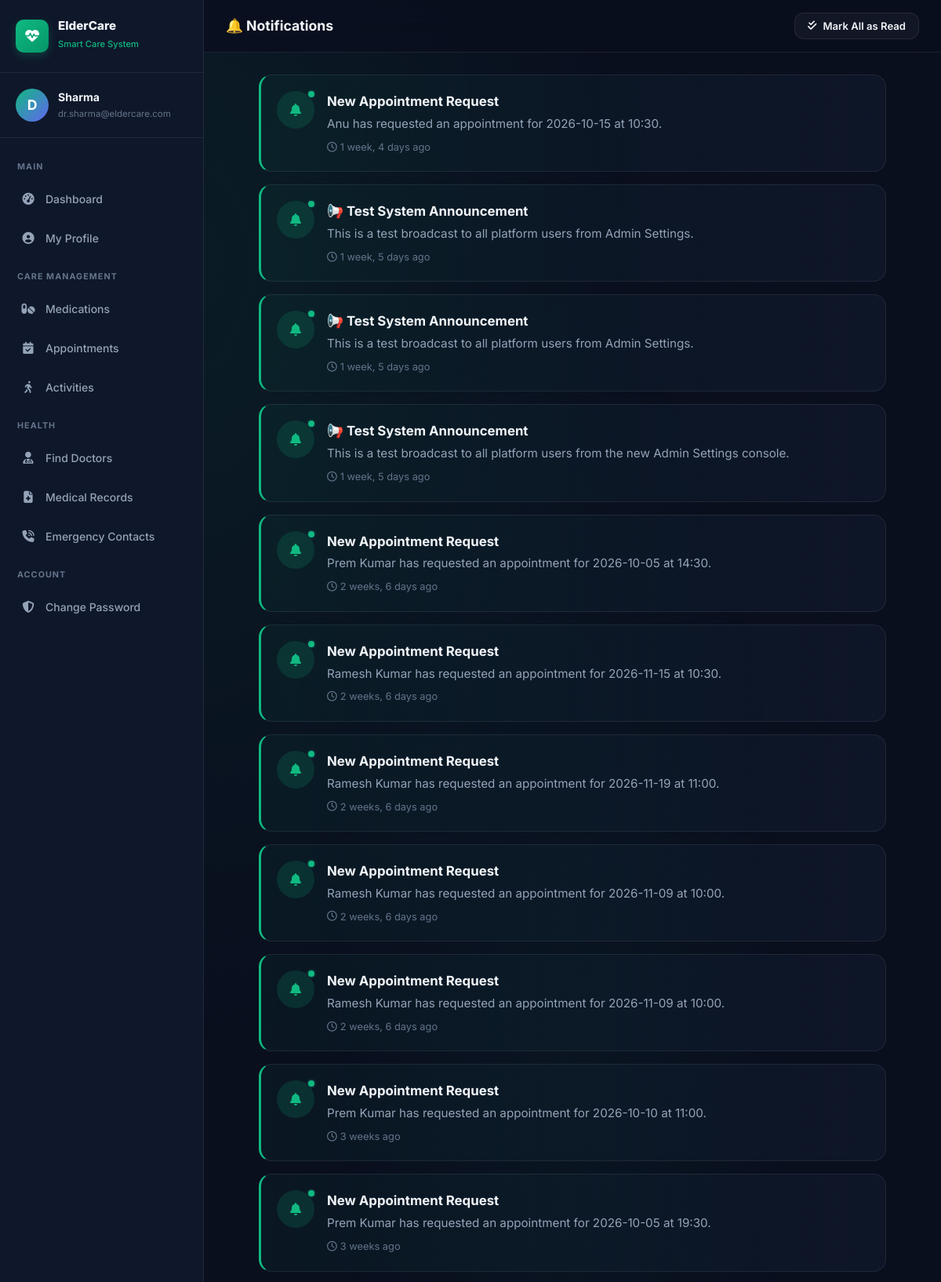
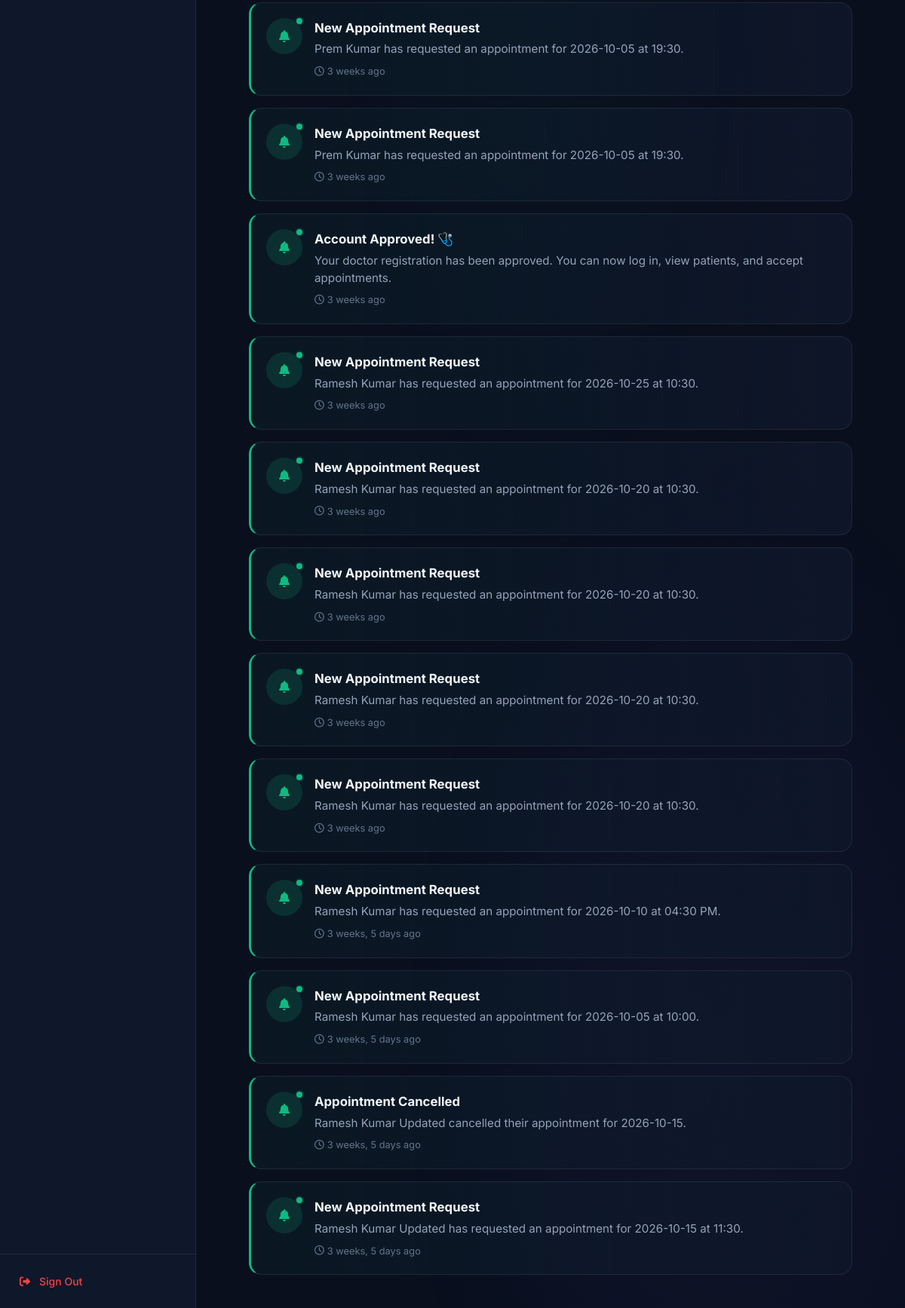
Screenshot of /notifications/ (signed in) with the database file from the repository (2 pictures, top to bottom).
### users/models.py (models this page shows, shortened)
class Notification(models.Model):
    TYPE_CHOICES = [
        ('appointment_confirmed', 'Appointment Confirmed'),
        ('appointment_reminder', 'Appointment Reminder'),
        ('appointment_rejected', 'Appointment Rejected'),
        ('consultation_done', 'Consultation Completed'),
        ('doctor_approved', 'Doctor Approved'),
        ('general', 'General Notification'),
    ]
    user = models.ForeignKey(User, on_delete=models.CASCADE, related_name='notifications')
    title = models.CharField(max_length=200)
    message = models.TextField()
    notification_type = models.CharField(max_length=50, choices=TYPE_CHOICES, default='general')
    is_read = models.BooleanField(default=False)
    created_at = models.DateTimeField(auto_now_add=True)
    class Meta:
        ordering = ['-created_at']

### users/views.py (the view)
# urls.py: path('notifications/', views.notifications_view, name='notifications'),
@login_required
def notifications_view(request):
    notifications = Notification.objects.filter(user=request.user).order_by('-created_at')
    if request.method == 'POST' and request.POST.get('action') == 'mark_all_read':
        notifications.filter(is_read=False).update(is_read=True)
        messages.success(request, "All notifications marked as read.")
        return redirect('notifications')
    context = {
        'notifications': notifications,
    }
    return render(request, 'user/notifications.html', context)

### users/templates/user/notifications.html (shortened to what this page needs)
{% load static %}
<!DOCTYPE html>
<html lang="en">
<head>
  <link rel="stylesheet" href="{% static 'css/main.css' %}?v=2.4" />
  <link rel="stylesheet" href="{% static 'css/dashboard.css' %}?v=2.4" />
  <link rel="stylesheet" href="https://cdnjs.cloudflare.com/ajax/libs/font-awesome/6.5.1/css/all.min.css" />
</head>
<body>
  <div class="bg-gradient-mesh"></div>
  <div class="app-layout">
    <aside class="sidebar" id="sidebar">
      <div class="sidebar-header">
        <a href="{% url 'elderly_dashboard' %}" class="sidebar-brand">
          <div class="sidebar-logo"><i class="fas fa-heart-pulse"></i></div>
          <div class="sidebar-brand-text"><h3>ElderCare</h3><span>Smart Care System</span></div>
        </a>
      </div>
      <a href="{% url 'elderly_profile' %}" class="sidebar-user">
        <div class="avatar" id="sidebar_avatar" style="width:42px;height:42px;font-size:1.1rem;background:linear-gradient(135deg,var(--primary),var(--accent));display:flex;align-items:center;justify-content:center;border-radius:50%;color:white;font-weight:700;">
          {{ request.user.username|first|upper }}
        </div>
        <div class="sidebar-user-info">
          <div class="user-name" id="sidebar_user_name">{{ request.user.get_full_name|default:request.user.username }}</div>
          <div class="user-email" id="sidebar_user_email">{{ request.user.email }}</div>
        </div>
      </a>
      <nav class="sidebar-nav">
        <span class="nav-section-label">Main</span>
        <a href="{% url 'elderly_dashboard' %}" class="nav-link"><span class="nav-icon"><i class="fas fa-gauge-high"></i></span>Dashboard</a>
        <a href="{% url 'elderly_profile' %}" class="nav-link"><span class="nav-icon"><i class="fas fa-user-circle"></i></span>My Profile</a>
        <span class="nav-section-label">Care Management</span>
        <a href="{% url 'elderly_prescriptions' %}" class="nav-link"><span class="nav-icon"><i class="fas fa-pills"></i></span>Medications</a>
        <a href="{% url 'elderly_appointments' %}" class="nav-link"><span class="nav-icon"><i class="fas fa-calendar-check"></i></span>Appointments</a>
        <a href="{% url 'elderly_activities' %}" class="nav-link"><span class="nav-icon"><i class="fas fa-person-walking"></i></span>Activities</a>
        <span class="nav-section-label">Health</span>
        <a href="{% url 'doctors' %}" class="nav-link"><span class="nav-icon"><i class="fas fa-user-doctor"></i></span>Find Doctors</a>
        <a href="{% url 'elderly_medical' %}" class="nav-link"><span class="nav-icon"><i class="fas fa-file-medical"></i></span>Medical Records</a>
        <a href="{% url 'elderly_emergency' %}" class="nav-link"><span class="nav-icon"><i class="fas fa-phone-volume"></i></span>Emergency Contacts</a>
        <span class="nav-section-label">Account</span>
        <a href="{% url 'change_password' %}" class="nav-link"><span class="nav-icon"><i class="fas fa-shield-alt"></i></span>Change Password</a>
      </nav>
      <div class="sidebar-footer">
        <form method="POST" action="{% url 'logout' %}" style="margin:0; width:100%;">
          <button type="submit" class="sidebar-logout" style="width:100%; text-align:left; background:none; border:none; cursor:pointer;">
            <span class="nav-icon"><i class="fas fa-right-from-bracket"></i></span>Sign Out
          </button>
        </form>
      </div>
    </aside>
    <main class="main-content">
      <header class="topbar">
        <div class="topbar-left">
          <div class="topbar-title">
            <h2>🔔 Notifications</h2>
          </div>
        </div>
        <div class="topbar-right">
          {% if notifications %}
          <form method="POST" action="{% url 'notifications' %}" style="margin:0;">
            <button type="submit" class="btn btn-ghost btn-sm">
              <i class="fas fa-check-double"></i> <span class="hide-mobile">Mark All as Read</span>
            </button>
          </form>
          {% else %}
          <button class="btn btn-ghost btn-sm" onclick="Notifications.markAllRead()">
            <i class="fas fa-check-double"></i> <span class="hide-mobile">Mark All as Read</span>
          </button>
          {% endif %}
        </div>
      </header>
      <div class="page-content">
        <div id="notif_list" style="max-width: 800px; margin: 0 auto;">
          {% if notifications %}
            {% for n in notifications %}
            <div class="notif-item {% if not n.is_read %}unread{% endif %}">
              <div class="notif-icon-wrap" style="background: rgba(16, 185, 129, 0.15); color: var(--primary);">
                <i class="fas fa-bell"></i>
                {% if not n.is_read %}<span class="notif-unread-dot"></span>{% endif %}
              </div>
              <div class="notif-body">
                <div class="notif-title">{{ n.title }}</div>
                <div class="notif-message">{{ n.message }}</div>
                <div class="notif-time"><i class="far fa-clock"></i> {{ n.created_at|timesince }} ago</div>
              </div>
            </div>
            {% endfor %}
          {% endif %}
        </div>
      </div>
    </main>
  </div>
</body>
</html>

### users/static/users/css/main.css (style rules this page uses)
:root { --primary: #10b981; --primary-dark: #059669; --primary-light: #34d399; --primary-glow: rgba(16, 185, 129, 0.25); --accent: #6366f1; --accent-light: #818cf8; --bg-base: #0a0f1e; --bg-surface: #0f172a; --bg-card: rgba(15, 23, 42, 0.85); --bg-card-hover: rgba(20, 30, 55, 0.95); --bg-glass: rgba(255, 255, 255, 0.04); --bg-glass-border: rgba(255, 255, 255, 0.08); --text-primary: #f1f5f9; --text-secondary: #94a3b8; --text-muted: #64748b; --text-accent: #10b981; --success: #10b981; --warning: #f59e0b; --danger: #ef4444; --info: #3b82f6; --radius-sm: 8px; --radius-md: 12px; --radius-lg: 16px; --radius-xl: 24px; --radius-full: 9999px; --shadow-sm: 0 2px 8px rgba(0, 0, 0, 0.3); --shadow-md: 0 4px 20px rgba(0, 0, 0, 0.4); --shadow-lg: 0 8px 40px rgba(0, 0, 0, 0.5); --shadow-glow: 0 0 30px rgba(16, 185, 129, 0.2); --sidebar-width: 260px; --sidebar-collapsed: 72px; --transition: 0.25s ease; --transition-slow: 0.4s ease; }
*, *::before, *::after { box-sizing: border-box; margin: 0; padding: 0; }
html { scroll-behavior: smooth; }
body { font-family: 'Inter', system-ui, sans-serif; background-color: var(--bg-base); color: var(--text-primary); min-height: 100vh; line-height: 1.6; overflow-x: hidden; }
h1, h2, h3, h4, h5 { font-weight: 700; line-height: 1.2; }
h2 { font-size: clamp(1.3rem, 2.5vw, 1.7rem); }
h3 { font-size: 1.2rem; }
a { color: var(--primary); text-decoration: none; transition: color var(--transition); }
.btn { display: inline-flex; align-items: center; justify-content: center; gap: 8px; padding: 12px 24px; border: none; border-radius: var(--radius-md); font-family: 'Inter', sans-serif; font-size: 0.9rem; font-weight: 600; cursor: pointer; transition: all var(--transition); white-space: nowrap; text-decoration: none; }
.btn-ghost { background: var(--bg-glass); color: var(--text-primary); border: 1px solid var(--bg-glass-border); }
.btn-sm { padding: 8px 16px; font-size: 0.82rem; }
.avatar { border-radius: var(--radius-full); overflow: hidden; display: flex; align-items: center; justify-content: center; background: linear-gradient(135deg, var(--primary), var(--accent)); flex-shrink: 0; }
.bg-gradient-mesh { position: fixed; inset: 0; pointer-events: none; z-index: 0; background: radial-gradient(ellipse 80% 50% at 20% 10%, rgba(16, 185, 129, 0.08) 0%, transparent 60%), radial-gradient(ellipse 60% 40% at 80% 90%, rgba(99, 102, 241, 0.06) 0%, transparent 60%), radial-gradient(ellipse 50% 60% at 60% 40%, rgba(16, 185, 129, 0.04) 0%, transparent 50%); }

### users/templates/user/notifications.html (style rules this page uses)
.notif-item { background: var(--bg-card); border: 1px solid var(--bg-glass-border); border-radius: var(--radius-lg); padding: 20px; margin-bottom: 16px; display: flex; gap: 16px; align-items: flex-start; transition: all 0.3s ease; cursor: pointer; position: relative; }
.notif-item.unread { background: linear-gradient(to right, rgba(16, 185, 129, 0.05), var(--bg-card)); border-left: 3px solid var(--primary); }
.notif-icon-wrap { width: 48px; height: 48px; border-radius: 50%; display: flex; align-items: center; justify-content: center; flex-shrink: 0; position: relative; }
.notif-unread-dot { position: absolute; top: -2px; right: -2px; width: 12px; height: 12px; background: var(--primary); border-radius: 50%; border: 2px solid var(--bg-card); }
.notif-body { flex: 1; }
.notif-title { font-weight: 700; font-size: 1.05rem; margin-bottom: 4px; color: var(--text-main); }
.notif-message { font-size: 0.95rem; color: var(--text-secondary); line-height: 1.5; margin-bottom: 8px; }
.notif-time { font-size: 0.8rem; color: var(--text-muted); display: flex; align-items: center; gap: 4px; }
.sidebar-brand *, .sidebar-nav .nav-link * { pointer-events: none; }

### rows the page displays
Notification: is_read False (drawn), title "New Appointment Request", message "Anu has requested an appointment for 2026-10-15 at 10:30.", created_at "1 week, 4 days"
Notification: is_read False (drawn), title "📢 Test System Announcement", message "This is a test broadcast to all platform users from Admin Settings.", created_at "1 week, 5 days"
Notification: is_read False (drawn), title "📢 Test System Announcement", message "This is a test broadcast to all platform users from Admin Settings.", created_at "1 week, 5 days"
Notification: is_read False (drawn), title "📢 Test System Announcement", message "This is a test broadcast to all platform users from the new Admin Settings console.", created_at "1 week, 5 days"
Notification: is_read False (drawn), title "New Appointment Request", message "Prem Kumar has requested an appointment for 2026-10-05 at 14:30.", created_at "2 weeks, 6 days"
Notification: is_read False (drawn), title "New Appointment Request", message "Ramesh Kumar has requested an appointment for 2026-11-15 at 10:30.", created_at "2 weeks, 6 days"
Notification: is_read False (drawn), title "New Appointment Request", message "Ramesh Kumar has requested an appointment for 2026-11-19 at 11:00.", created_at "2 weeks, 6 days"
Notification: is_read False (drawn), title "New Appointment Request", message "Ramesh Kumar has requested an appointment for 2026-11-09 at 10:00.", created_at "2 weeks, 6 days"
Notification: is_read False (drawn), title "New Appointment Request", message "Ramesh Kumar has requested an appointment for 2026-11-09 at 10:00.", created_at "2 weeks, 6 days"
Notification: is_read False (drawn), title "New Appointment Request", message "Prem Kumar has requested an appointment for 2026-10-10 at 11:00.", created_at "3 weeks"
Notification: is_read False (drawn), title "New Appointment Request", message "Prem Kumar has requested an appointment for 2026-10-05 at 19:30.", created_at "3 weeks"
Notification: is_read False (drawn), title "New Appointment Request", message "Prem Kumar has requested an appointment for 2026-10-05 at 19:30.", created_at "3 weeks"
Notification: is_read False (drawn), title "New Appointment Request", message "Prem Kumar has requested an appointment for 2026-10-05 at 19:30.", created_at "3 weeks"
Notification: is_read False (drawn), title "Account Approved! 🩺", message "Your doctor registration has been approved. You can now log in, view patients, and accept appointments.", created_at "3 weeks"
Notification: is_read False (drawn), title "New Appointment Request", message "Ramesh Kumar has requested an appointment for 2026-10-25 at 10:30.", created_at "3 weeks"
Notification: is_read False (drawn), title "New Appointment Request", message "Ramesh Kumar has requested an appointment for 2026-10-20 at 10:30.", created_at "3 weeks"
Notification: is_read False (drawn), title "New Appointment Request", message "Ramesh Kumar has requested an appointment for 2026-10-20 at 10:30.", created_at "3 weeks"
Notification: is_read False (drawn), title "New Appointment Request", message "Ramesh Kumar has requested an appointment for 2026-10-20 at 10:30.", created_at "3 weeks"
Notification: is_read False (drawn), title "New Appointment Request", message "Ramesh Kumar has requested an appointment for 2026-10-20 at 10:30.", created_at "3 weeks"
Notification: is_read False (drawn), title "New Appointment Request", message "Ramesh Kumar has requested an appointment for 2026-10-10 at 04:30 PM.", created_at "3 weeks, 5 days"
Notification: is_read False (drawn), title "New Appointment Request", message "Ramesh Kumar has requested an appointment for 2026-10-05 at 10:00.", created_at "3 weeks, 5 days"
Notification: is_read False (drawn), title "Appointment Cancelled", message "Ramesh Kumar Updated cancelled their appointment for 2026-10-15.", created_at "3 weeks, 5 days"
Notification: is_read False (drawn), title "New Appointment Request", message "Ramesh Kumar Updated has requested an appointment for 2026-10-15 at 11:30.", created_at "3 weeks, 5 days"

### other values shown
{{ request.user.username|first|upper }} "D"
{{ request.user.get_full_name|default:request.user.username }} "Sharma"
{{ request.user.email }} "dr.sharma@eldercare.com"
